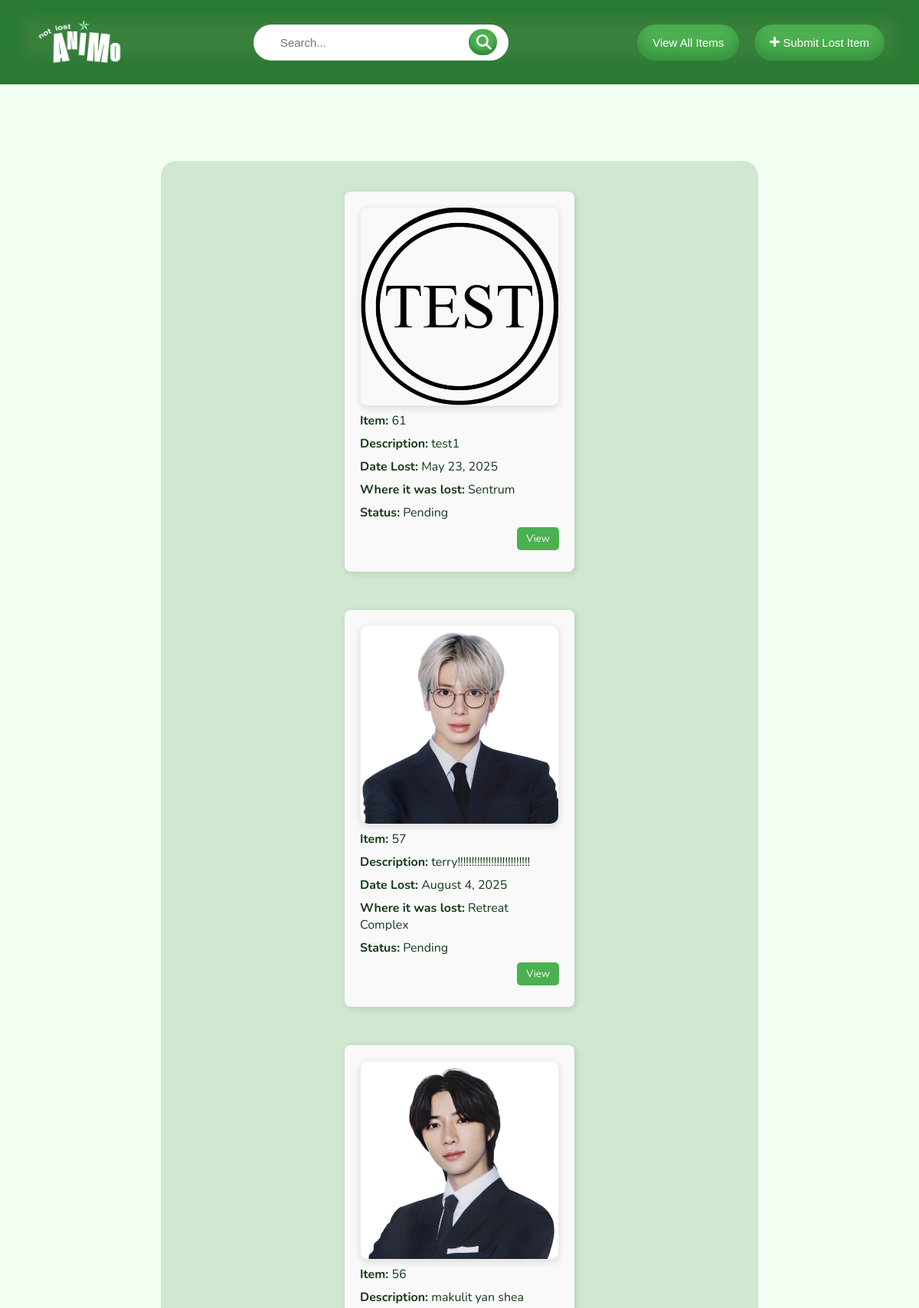
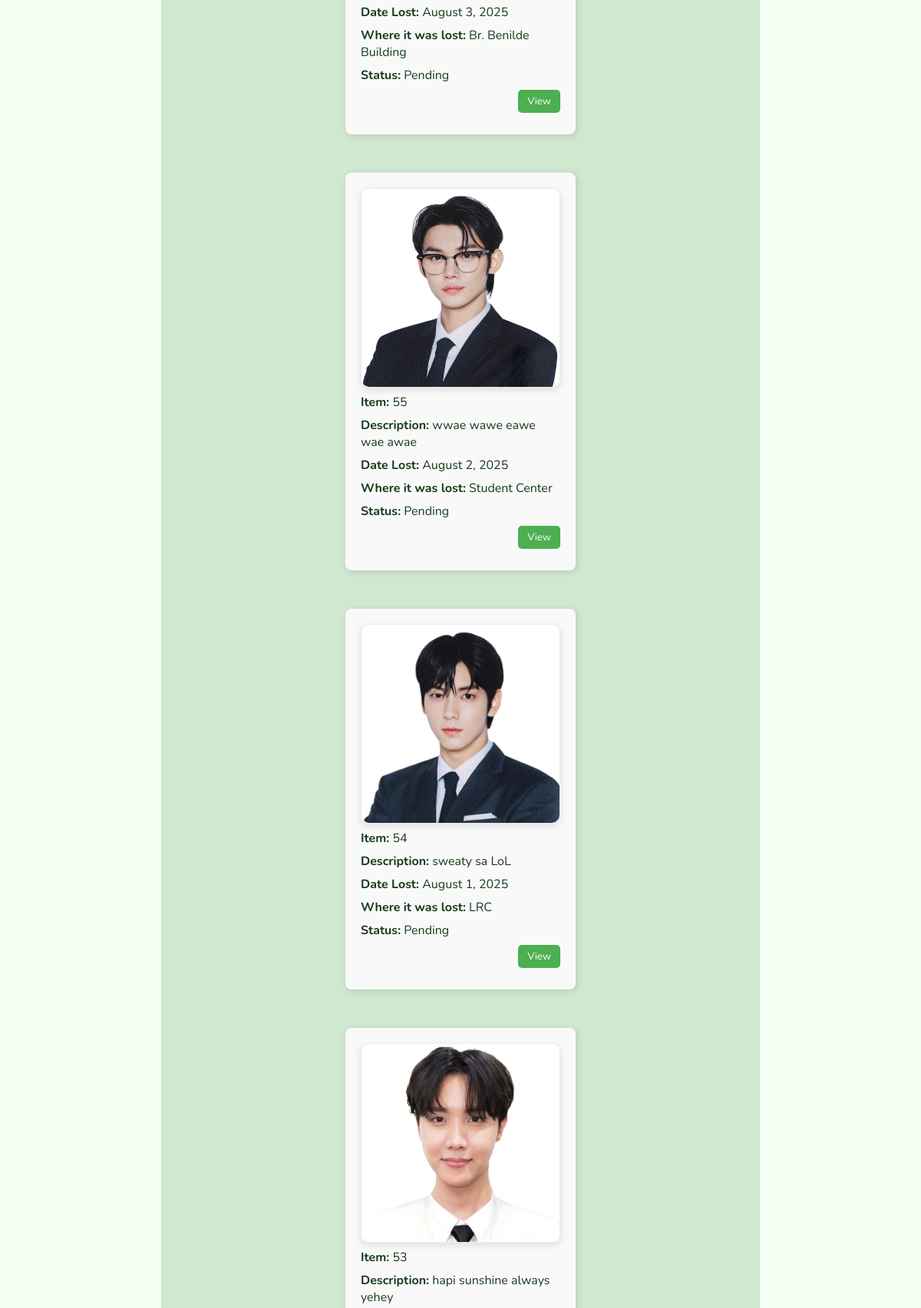
/public/user-staff/staff-pending-item-main.php (upper part), run on the app's committed database (2 pictures, top to bottom).
### tables this page shows
CREATE TABLE `item_submission` (
  `item_index` int(11) NOT NULL,
  `user_submit_index` int(11) NOT NULL COMMENT 'The person who submitted the lost item',
  `image_path` varchar(255) DEFAULT NULL COMMENT 'Path to uploaded image',
  `item_name` varchar(100) NOT NULL COMMENT 'Name or title of the item',
  `description` text DEFAULT NULL COMMENT 'Description of the item',
  `lost_location` varchar(100) NOT NULL COMMENT 'Where the item was lost (e.g., library, building)',
  `lost_date` date NOT NULL COMMENT 'When the item was lost',
  `user_retrieve_index` int(11) NOT NULL,
  `retrieval_date` date DEFAULT NULL,
  `status` varchar(20) NOT NULL COMMENT 'Status of the item, e.g., Lost or Found',
  `approved` tinyint(1) DEFAULT 0
);

### public/user-staff/staff-pending-item-main.php (the view, shortened to what this page needs)
<?php require("../include/conn.php"); ?>
<!DOCTYPE html>
<html lang="en">
<head>
    <link rel="stylesheet" href="../css/base.css?v=<?= time() ?>">
    <link rel="stylesheet" href="../css/staff-main.css?v=<?= time() ?>">
</head>
<body>
    <header>
        <img src="../media/logo.png" alt="notlostanimo-logo" class="logo-img">
        <form action="" method="get" name="formadd" enctype="multipart/form-data" novalidate>
            <div class="search-wrapper">
                <input type="search" id="txtsearch" name="q" placeholder="Search..."
                value="<?= isset($_GET['q']) ? htmlspecialchars($_GET['q']) : '' ?>">
                    <button type="submit"><img src="../media/search.png"></button>
            </div>
        </form>
            <div class="header-container">
                <button type="button" class="add-button" onclick="window.location.href='staff-item-main.php'"> View All Items</button>
                <button type="button" class="add-button" onclick="window.location.href='staff-add-item.php'"><img src="../media/add.png"> Submit Lost Item</button>
            </div>
    </header>
<div class="content">
<div class="records-container">
        <?php
            $itemsPerPage = 25;
            $currentPage = isset($_GET['page']) ? (int)$_GET['page'] : 1;
            $offset = ($currentPage - 1) * $itemsPerPage;
            $sql = "SELECT * FROM item_submission WHERE approved = 0";
            $params = [];
            $types = "";
            $sql .= " ORDER BY item_index DESC LIMIT ?, ?";
            $params[] = $offset;
            $params[] = $itemsPerPage;
            $types .= "ii";
            $stmt = $conn->prepare($sql);
            if (!empty($params)) {
                $stmt->bind_param($types, ...$params);
            }
            $stmt->execute();
            $result = $stmt->get_result();
            if ($result->num_rows > 0):
                while ($row = $result->fetch_assoc()):
                    $vitemindex = htmlspecialchars($row['item_index']);
                        $fullDescription = htmlspecialchars($row['description']);
                        $vdescription = mb_strimwidth($fullDescription, 0, 100, '...');
                        $rawDate = $row['lost_date'];
                        $vlostdate = date("F j, Y", strtotime($rawDate));
                    $vimagepath = htmlspecialchars($row['image_path']);
                    $vlostlocation = htmlspecialchars($row['lost_location']);
                    $vstatus = htmlspecialchars($row['status']);
        ?>
        <div class="record-panel">
            <div class="img-container">
            <?php
                $imageFullPath = '../media/' . $vimagepath;
                if (!empty($vimagepath) && file_exists($imageFullPath)) {
                    echo "<img src='{$imageFullPath}' alt='Item Image' class='item-image'>";
                } else {
                    echo "<p><em>No image available</em></p>";
                }
            ?>
            </div>
            <div><strong>Item:</strong> <?= $vitemindex ?></div>
            <div><strong>Description:</strong> <?= $vdescription ?></div>
            <div><strong>Date Lost:</strong> <?= $vlostdate ?></div>
            <div><strong>Where it was lost:</strong> <?= $vlostlocation ?></div>
            <div><strong>Status:</strong> <?= $vstatus ?></div>
            <div class="record-buttons">
                <button class="btn" onclick="window.location.href='staff-pending-item-view.php?vid=<?= $vitemindex ?>'">View</button>
            </div>
        </div>
        <?php endwhile; else: ?>
        <p>No items found.</p>
    <?php endif; ?>
    </div>
</div>
</body>
</html>

### public/css/base.css (style rules this page uses)
* { margin: 0; padding: 0; box-sizing: border-box; }
body { font-family: 'Nunito', sans-serif; background-color: #f3fff2; }

### public/css/staff-main.css (style rules this page uses)
header { background-color: #3b813e; box-shadow: inset 0px -5px 20px 30px rgba(27, 115, 40, 0.552); color: white; display: flex; justify-content: space-between; align-items: center; padding: 25px 45px; position: relative; gap:50px; }
.header-container { display: flex; align-items: center; gap: 20px; }
.add-button { font-size: 15px; padding: 15px 20px 15px 20px; border: none; background-color: #4CAF50; box-shadow: inset 0px -10px 15px 1px rgba(27, 115, 40, 0.444); color: white; cursor: pointer; border-radius: 25px; transition: ease 0.3s; }
header img { width: 13px; height: 13px; }
.logo-img { height: 60px; width: auto; }
form { width: 30%; }
.search-wrapper { gap:20px; position: relative; width: 100%; }
.search-wrapper input[type="search"] { display: flex; justify-content: space-between; width: 100%; padding: 15px 35px 15px 35px; border-radius: 25px; font-size: 15px; border: none; }
.search-wrapper button { padding: 7px 7px 7px 10px; display: flex; background-color: #4CAF50; box-shadow: inset 0px -5px 5px 1px rgba(27, 115, 40, 0.552); position: absolute; right: 15px; top: 50%; transition: ease 0.3s; transform: translateY(-50%); border: none; border-radius: 20px; cursor: pointer; font-size: 18px; }
.search-wrapper img { width: 20px; height: 20px; }
.content { display: flex; flex-direction: column; align-items: center; margin: 100px auto; }
.records-container { justify-content: center; padding: 40px 150px 40px 150px; position: relative; width: 65%; display: flex; flex-wrap: wrap; gap: 50px; background-color: #5b9a5f3b; border-radius: 20px; }
.record-panel { color: #163a19; border-radius: 8px; padding: 20px; width: 300px; display: flex; flex-direction: column; background-color: #f9f9f9; box-shadow: 2px 2px 8px rgba(11, 40, 14, 0.138); }
.record-panel div { margin-bottom: 8px; }
.img-container { display: flex; align-items: center; justify-content: center; width: 100%; height: auto; border-radius: 10px; box-shadow: 0 3px 10px rgba(30, 36, 31, 0.133); border: #cccccc42 1px solid; }
.img-container img { width: 100%; height: 100%; border-radius: 10px; }
.record-buttons { width: 100%; display: flex; justify-content: flex-end; margin-top: auto; margin-bottom: 10px; }
.btn { font-family: 'Nunito', sans-serif; padding: 6px 12px; border: none; background-color: #4CAF50; color: white; cursor: pointer; border-radius: 5px; transition: ease 0.3s; }

### data on the page
item_submission: image_path (picture), item_index "61", description "test1", lost_date "May 23, 2025", lost_location "Sentrum", status "Pending"
item_submission: image_path (picture), item_index "57", description "terry!!!!!!!!!!!!!!!!!!!!!!!!!!", lost_date "August 4, 2025", lost_location "Retreat Complex", status "Pending"
item_submission: image_path (picture), item_index "56", description "makulit yan shea", lost_date "August 3, 2025", lost_location "Br. Benilde Building", status "Pending"
item_submission: image_path (picture), item_index "55", description "wwae wawe eawe wae awae", lost_date "August 2, 2025", lost_location "Student Center", status "Pending"
item_submission: image_path (picture), item_index "54", description "sweaty sa LoL", lost_date "August 1, 2025", lost_location "LRC", status "Pending"
item_submission: image_path (picture), item_index "53", description "hapi sunshine always yehey"
